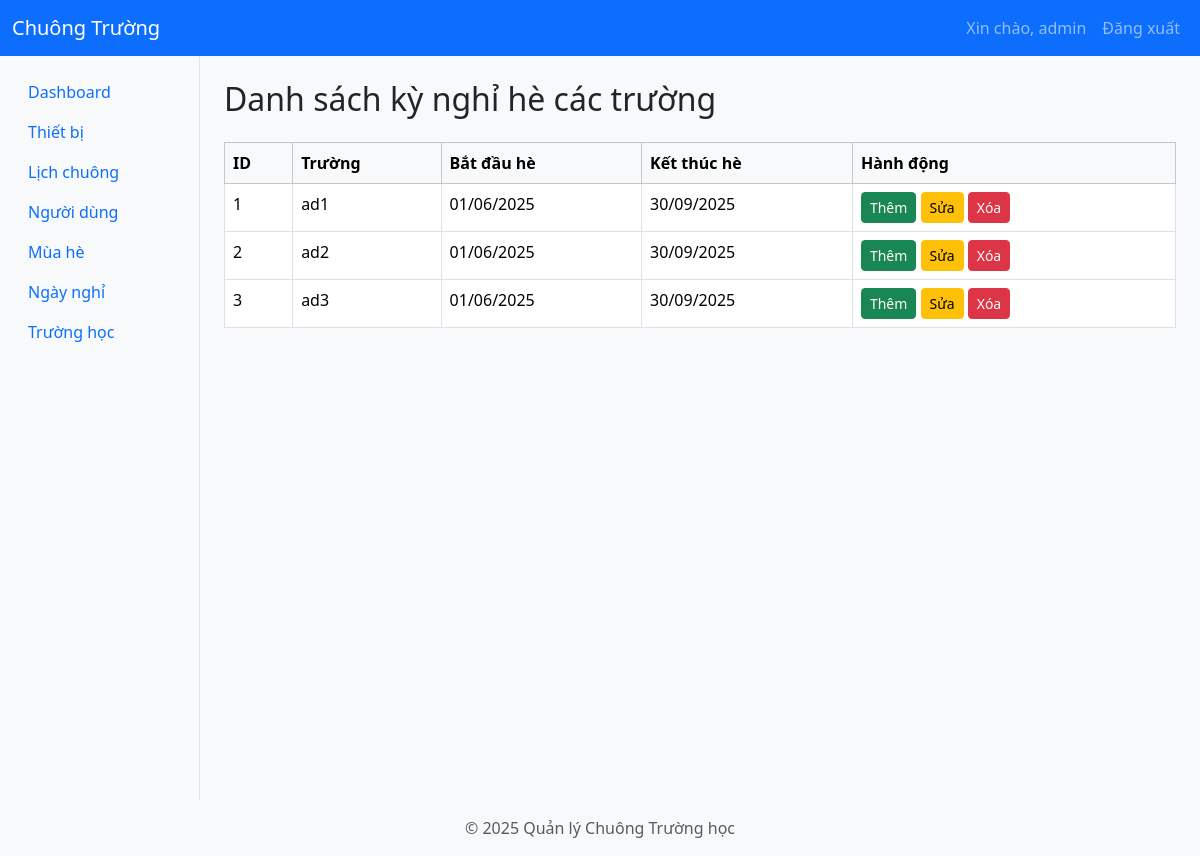
The page /seasons (signed in) on the database as committed earlier.
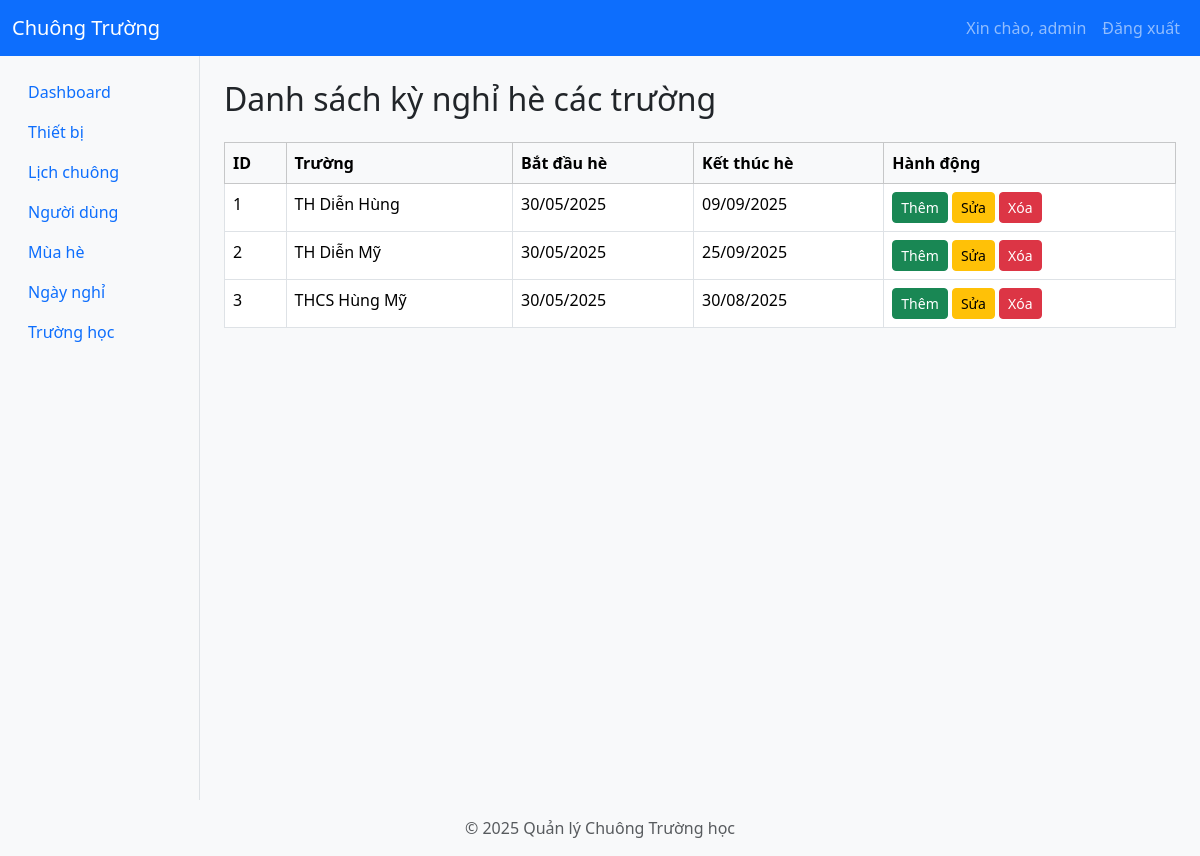
The same page on the database as committed later.
### app/models/school.py (models this page shows)
class School(db.Model):
    __tablename__ = "schools"
    id = db.Column(db.Integer, primary_key=True)
    name = db.Column(db.String(100), nullable=False)
    address = db.Column(db.String(200))
    phone = db.Column(db.String(20))
    users = db.relationship("User", back_populates="school", lazy="dynamic")
    devices = db.relationship("Device", back_populates="school", lazy=True)
    disabled_periods = db.relationship(
        "DisabledPeriod",
        back_populates="school",
        lazy=True
    )
    schedules = db.relationship("Schedule", back_populates="school", lazy=True)

### app/models/season_config.py (models this page shows)
class SeasonConfig(db.Model):
    __tablename__ = 'season_config'
    __table_args__ = {'extend_existing': True}  # Allow extending the existing table definition
    id = db.Column(db.Integer, primary_key=True)
    school_id = db.Column(db.Integer, db.ForeignKey('schools.id'), nullable=False)  # Fixed to reference 'schools.id'
    school = db.relationship('School', backref='seasons')
    summer_start = db.Column(db.Date, nullable=False)
    summer_end = db.Column(db.Date, nullable=False)

### app/routes/season.py (the view)
@season_bp.route("/seasons", methods=["GET"])
@login_required
@admin_required
def list_seasons():
    seasons = SeasonConfig.query.options(joinedload(SeasonConfig.school)).all()
    schools = School.query.options(joinedload(School.seasons)).all()
    print("Schools:", schools)
    print("Seasons:", seasons)
    return render_template('seasons.html', seasons=seasons, schools=schools)

### app/__init__.py (called while the page is built)
def create_app():
    app = Flask(__name__)
    app.config.from_object('app.config.Config')
    db.init_app(app)
    jwt.init_app(app)
    migrate.init_app(app, db)  # Bind Flask-Migrate to the app and db
    login_manager.init_app(app)  # Initialize Flask-Login
    login_manager.login_view = 'auth.login'  # Set the login view
    @app.context_processor
    def inject_user():
        from flask_login import current_user
        return dict(current_user=current_user)
    from app.utils.jwt_patch import apply_jwt_patch
    apply_jwt_patch()
    from app.routes import register_routes
    register_routes(app)
    def get_day_name(index):
        days = ['Thứ 2', 'Thứ 3', 'Thứ 4', 'Thứ 5', 'Thứ 6', 'Thứ 7', 'Chủ Nhật']
        return days[index]
    app.jinja_env.filters['get_day_name'] = get_day_name
    return app

### app/templates/seasons.html (shortened to what this page needs)
{% extends 'layout.html' %}
{% block content %}
<h2 class="mb-4">Danh sách kỳ nghỉ hè các trường</h2>
<table class="table table-bordered table-hover">
    <thead class="table-light">
        <tr>
            <th>ID</th>
            <th>Trường</th>
            <th>Bắt đầu hè</th>
            <th>Kết thúc hè</th>
            <th>Hành động</th>
        </tr>
    </thead>
    <tbody>
        {% for school in schools %}
        <tr>
            <td>{{ school.id }}</td>
            <td>{{ school.name }}</td>
            <td>{% if school.seasons|length > 0 %}{{ school.seasons[-1].summer_start.strftime('%d/%m/%Y') }}{% else %}Chưa có{% endif %}</td>
            <td>{% if school.seasons|length > 0 %}{{ school.seasons[-1].summer_end.strftime('%d/%m/%Y') }}{% else %}Chưa có{% endif %}</td>
            <td>
                <a href="/seasons/add?school_id={{ school.id }}" class="btn btn-sm btn-success">Thêm</a>
                {% if school.seasons|length > 0 %}
                <a href="/seasons/edit/{{ school.seasons[-1].id }}" class="btn btn-sm btn-warning">Sửa</a>
                <a href="/seasons/delete/{{ school.seasons[-1].id }}" class="btn btn-sm btn-danger" onclick="return confirm('Bạn có chắc muốn xóa?')">Xóa</a>
                {% endif %}
            </td>
        </tr>
        {% endfor %}
    </tbody>
</table>
{% endblock %}

Rows that differ between the two databases and show on the page:
changed School id 1: name "ad1" → "TH Diễn Hùng"; summer_start "01/06/2025" → "30/05/2025"; summer_end "30/09/2025" → "09/09/2025"
changed School id 2: name "ad2" → "TH Diễn Mỹ"; summer_start "01/06/2025" → "30/05/2025"; summer_end "30/09/2025" → "25/09/2025"
changed School id 3: name "ad3" → "THCS Hùng Mỹ"; summer_start "01/06/2025" → "30/05/2025"; summer_end "30/09/2025" → "30/08/2025"
